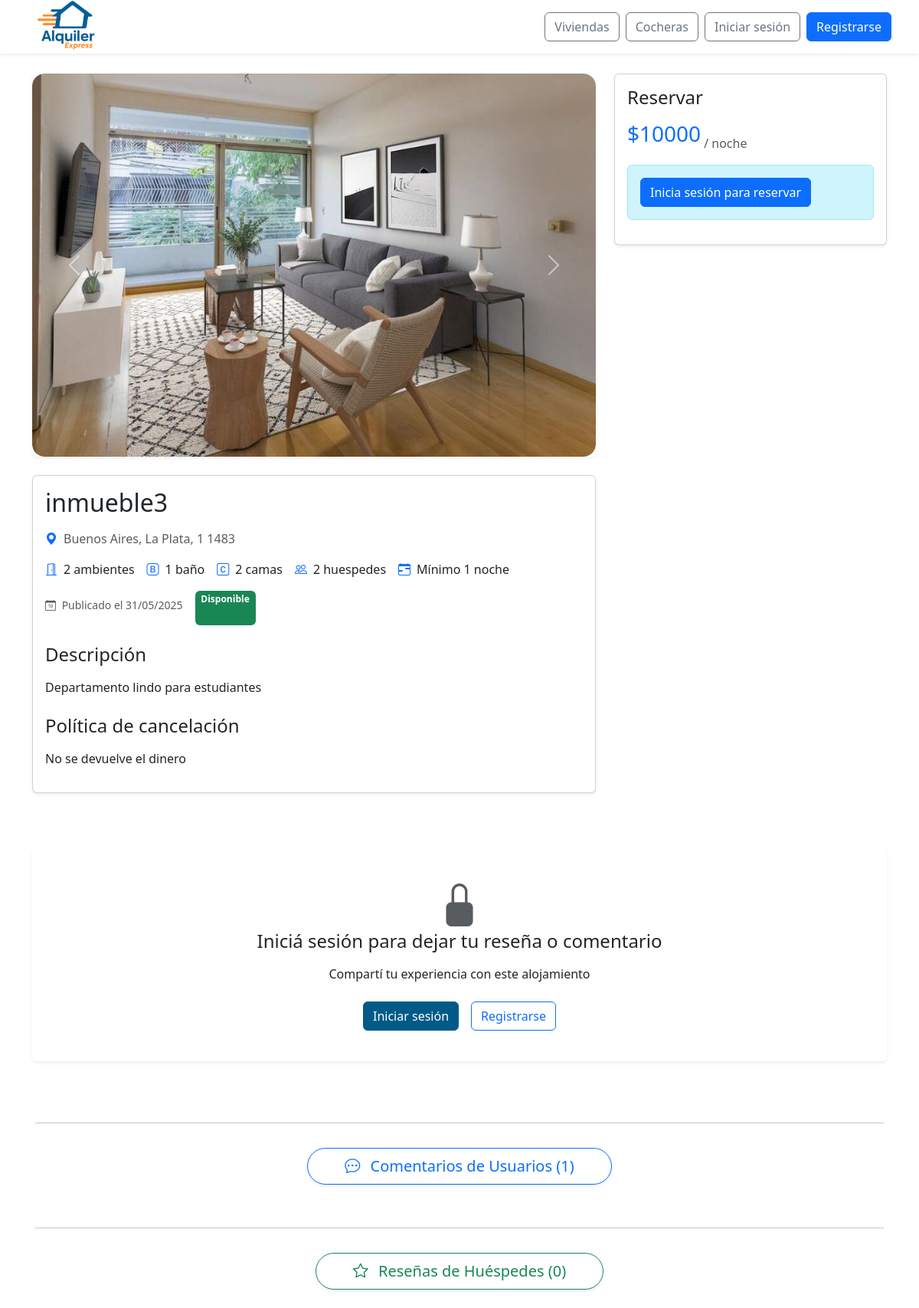
The page /buscar-inmuebles/3/ on the database its author committed.
### web/models.py (models this page shows, shortened)
class InmuebleImagen(models.Model):
    id_imagen = models.AutoField(primary_key=True)
    inmueble = models.ForeignKey(Inmueble, related_name='imagenes', on_delete=models.CASCADE)
    imagen = models.ImageField(upload_to='inmuebles/')
    descripcion = models.CharField(max_length=255, blank=True)

class Inmueble(models.Model):
    id_inmueble = models.AutoField(primary_key=True)
    nombre = models.CharField(max_length=100, unique=True)
    direccion = models.TextField()
    provincia = models.ForeignKey(Provincia, on_delete=models.SET_NULL, null=True)
    ciudad = models.ForeignKey(Ciudad, on_delete=models.SET_NULL, null=True)
    descripcion = models.TextField()
    cantidad_banios = models.IntegerField()
    cantidad_ambientes = models.IntegerField()
    cantidad_camas = models.IntegerField()
    cantidad_huespedes = models.IntegerField()
    precio_por_dia = models.DecimalField(max_digits=10, decimal_places=2)
    politica_cancelacion = models.TextField()
    fecha_publicacion = models.DateField()
    cochera = models.ForeignKey(Cochera, null=True, blank=True, on_delete=models.SET_NULL)
    estado = models.ForeignKey(Estado, on_delete=models.SET_NULL, null=True)
    empleado = models.ForeignKey(Perfil, null=True, blank=True, on_delete=models.SET_NULL)
    minimo_dias_alquiler = models.PositiveIntegerField(default=1, verbose_name="Mínimo de días de alquiler")

class Provincia(models.Model):
    id = models.PositiveIntegerField(primary_key=True)  # para usar IDs específicos
    nombre = models.CharField(max_length=255, unique=True)

class Ciudad(models.Model):
    id = models.PositiveIntegerField(primary_key=True)  # para usar IDs específicos
    nombre = models.CharField(max_length=255)
    provincia = models.ForeignKey(Provincia, related_name='ciudades', on_delete=models.CASCADE)

class Estado(models.Model):
    id_estado = models.AutoField(primary_key=True)
    nombre = models.CharField(max_length=100)

### web/views/viewsDetalles.py (the view, shortened to what this page needs)
# urls.py: path('buscar-inmuebles/<int:id_inmueble>/', viewsDetalles.detalle_inmueble, name='detalle_inmueble'),
def detalle_inmueble(request, id_inmueble):
    inmueble = get_object_or_404(
        Inmueble.objects.select_related('estado'),
        id_inmueble=id_inmueble
    )
    resenias = Resenia.objects.filter(inmueble=inmueble)
    comentarios = Comentario.objects.filter(inmueble=inmueble).order_by('-fecha_creacion')
    reservas_ocupadas_total = Reserva.objects.filter(inmueble=inmueble, estado__nombre__in=['Confirmada', 'Pagada', 'Aprobada','Finalizada'])
    historial = InmuebleEstado.objects.filter(inmueble=inmueble).order_by('-fecha_inicio')
    es_usuario = request.user.is_authenticated and request.user.groups.filter(name="cliente").exists()
    is_cliente_var = is_cliente(request.user)
    is_admin_or_empleado_var = is_admin_or_empleado(request.user)
    is_admin_var = is_admin(request.user)
    usuario_resenia = None
    if request.user.is_authenticated:
        perfil = getattr(request.user, "perfil", None)
        if perfil:
            usuario_resenia = Resenia.objects.filter(inmueble=inmueble, usuario=perfil).first()
    fechas_ocupadas = []
    for reserva in reservas_ocupadas_total:
        current = reserva.fecha_inicio
        while current <= reserva.fecha_fin:
            fechas_ocupadas.append(current.strftime('%Y-%m-%d'))
            current += timedelta(days=1)
    fechas_ocupadas_propias = []
    comentario_form = ComentarioForm()
    respuesta_form = RespuestaComentarioForm()
    resenia_form = ReseniaForm()
    respuestas_dict = {
        r.comentario.id_comentario: r for r in RespuestaComentario.objects.filter(comentario__in=comentarios)
    }
    puede_reseñar = False
    datos_cliente = None
    hoy = timezone.now().date()
    mantenimiento_activo = (
        InmuebleEstado.objects
        .filter(
            inmueble=inmueble,
            estado__nombre="En Mantenimiento",
            fecha_inicio__lte=hoy,
            fecha_fin__gte=hoy
        )
        .order_by('-fecha_fin')
        .first()
    )
    fecha_fin_mantenimiento_var = None
    razon_mantenimiento = None  # Agregar esta línea
    if mantenimiento_activo and mantenimiento_activo.fecha_fin:
        fecha_fin_mantenimiento_var = mantenimiento_activo.fecha_fin
        razon_mantenimiento = mantenimiento_activo.descripcion  # Agregar esta línea
    return render(request, 'detalle/detalle_inmueble.html', {
        'inmueble': inmueble,
        'resenias': resenias,
        'comentarios': comentarios,
        'comentario_form': comentario_form,
        'respuesta_form': respuesta_form,
        'resenia_form': resenia_form,
        'historial': historial,
        'usuario_resenia': usuario_resenia,
        'respuestas': respuestas_dict,
        'fechas_ocupadas': fechas_ocupadas,
        'fechas_ocupadas_propias': fechas_ocupadas_propias,
        'es_usuario': es_usuario,
        'is_admin_or_empleado': is_admin_or_empleado_var,
        'is_admin': is_admin_var,
        'is_cliente': is_cliente_var,
        'puede_reseñar': puede_reseñar,
        'datos_cliente': datos_cliente,
        'fecha_fin_mantenimiento': fecha_fin_mantenimiento_var,
        'razon_mantenimiento': razon_mantenimiento,
    })

### web/context_processors.py (called while the page is built, shortened)
def notifications(request):
    return {}

def is_client_context(request):
    return {'is_client': is_client(request.user)}

### web/templatetags/dict_extras.py (called while the page is built)
@register.filter
def dictkey(d, key):
    return d.get(key)

### web/utils.py (called while the page is built)
def is_client(user):
    return user.is_authenticated and user.groups.filter(name="cliente").exists()

def is_admin(user):
    return user.is_authenticated and user.is_staff

def is_admin_or_empleado(user):
    return user.is_authenticated and (user.is_staff or user.groups.filter(name="empleado").exists())

def is_cliente(user):
    return user.is_authenticated and user.groups.filter(name="cliente").exists()

### web/templates/detalle/detalle_inmueble.html (shortened to what this page needs)
{% extends 'detalle/detalle_base.html' %}
{% load static %}
{% block content %}
  {% with objeto=inmueble tipo="inmueble" imagen_default="img/default-property-large.jpg" %}
    {{ block.super }}
  {% endwith %}
{% endblock %}
{% block detalles_especificos %}
  <div class="d-flex align-items-center">
    <i class="bi bi-door-open text-primary me-2"></i>
    <span>{{ objeto.cantidad_ambientes }} ambientes</span>
  </div>
  <div class="d-flex align-items-center">
    <i class="bi bi-bootstrap text-primary me-2"></i>
    <span>{{ objeto.cantidad_banios }} baño{{ objeto.cantidad_banios|pluralize }}</span>
  </div>
  <div class="d-flex align-items-center">
    <i class="bi bi-c-square text-primary me-2"></i>
    <span>{{ objeto.cantidad_camas }} cama{{ objeto.cantidad_camas|pluralize }}</span>
  </div>
  <div class="d-flex align-items-center">
    <i class="bi bi-people text-primary me-2"></i>
    <span>{{ objeto.cantidad_huespedes }} huesped{{ objeto.cantidad_huespedes|pluralize:"es" }}</span>
  </div>
  <div class="d-flex align-items-center">
    <i class="bi bi-calendar-range text-primary me-2"></i>
    <span>Mínimo {{ objeto.minimo_dias_alquiler }} noche{{ objeto.minimo_dias_alquiler|pluralize }}</span>
  </div>
{% endblock %}

### web/templates/detalle/detalle_base.html (shortened to what this page needs)
{% extends 'base/base.html' %}
{% load static %}
{% load user_groups %}
{% load dict_extras %}
{% block extra_css %}
  <link rel="stylesheet" href="{% static 'css/detalle.css' %}">
  <link rel="stylesheet" href="https://cdn.jsdelivr.net/npm/flatpickr/dist/flatpickr.min.css">
{% endblock %}
{% block content %}
<main class="container mt-5 pt-5">
  <div id="detalle-{{ tipo }}" class="row">
    <div class="col-lg-8">
      <div id="{{ tipo }}Carousel" class="carousel slide mb-4 shadow-sm rounded" data-bs-ride="carousel">
        <div class="carousel-inner rounded">
          {% for imagen in objeto.imagenes.all %}
            <div class="carousel-item {% if forloop.first %}active{% endif %}">
              <img src="{{ imagen.imagen.url }}" class="d-block w-100 img-carrusel-{{ tipo }}" alt="{{ objeto.nombre }}">
            </div>
          {% empty %}
            <div class="carousel-item active">
              <img src="{% static imagen_default %}" class="d-block w-100 img-carrusel-{{ tipo }}" alt="Imagen por defecto">
            </div>
          {% endfor %}
        </div>
        {% if objeto.imagenes.count > 1 %}
          <button class="carousel-control-prev" type="button" data-bs-target="#{{ tipo }}Carousel" data-bs-slide="prev">
            <span class="carousel-control-prev-icon" aria-hidden="true"></span>
          </button>
          <button class="carousel-control-next" type="button" data-bs-target="#{{ tipo }}Carousel" data-bs-slide="next">
            <span class="carousel-control-next-icon" aria-hidden="true"></span>
          </button>
        {% endif %}
      </div>
      <div class="card mb-4 shadow-sm">
        <div class="card-body">
          <h1 class="h2 mb-3">{{ objeto.nombre }}</h1>
          <div class="d-flex align-items-center mb-3">
            <i class="bi bi-geo-alt-fill text-primary me-2"></i>
            <span class="text-muted">
              {{ objeto.provincia.nombre }}, {{ objeto.ciudad.nombre }}, {{ objeto.direccion }}
            </span>
          </div>
          <div class="d-flex flex-wrap gap-3 mb-4">
            {% block detalles_especificos %}{% endblock %}
            <p class="text-muted small mt-2">
              <i class="bi bi-calendar-date me-1"></i>
              Publicado el {{ objeto.fecha_publicacion|date:"d/m/Y" }}
            </p>
            {% if objeto.estado %}
            <span class="badge bg-{% if objeto.estado.nombre == 'Disponible' %}success{% else %}warning{% endif %}">
              {{ objeto.estado.nombre }}
            </span>
            {% endif %}
          </div>
          <h3 class="h4 mb-3">Descripción</h3>
          <p class="mb-4">{{ objeto.descripcion }}</p>
          <h3 class="h4 mb-3">Política de cancelación</h3>
          <p>{{ objeto.politica_cancelacion }}</p>
        </div>
      </div>
    </div>
    <div class="col-lg-4">
      <div class="card shadow-sm sticky-top" style="top: 20px;">
        <div class="card-body">
          {% if is_admin_or_empleado %}
            <h3 class="h4 mb-3">Gestión del {{ tipo|title }}</h3>
          {% else %}
            <h3 class="h4 mb-3">Reservar</h3>
          {% endif %}
          <div class="d-flex align-items-end mb-3">
            <span class="h3 text-primary">${{ objeto.precio_por_dia|floatformat:"0" }}</span>
            <span class="text-muted ms-1">/ {% if tipo == 'cochera' %}hora{% else %}noche{% endif %}</span>
          </div>
          {% if objeto.estado.nombre == 'En Mantenimiento' %}
            <div class="alert alert-warning">
              <i class="bi bi-exclamation-triangle-fill me-2"></i>
              <strong>{% if is_admin_or_empleado %}Actualmente en mantenimiento{% else %}No disponible temporalmente{% endif %}</strong>
              <p class="mb-0">{% if is_admin_or_empleado %}Hasta{% else %}Estamos realizando tareas de mantenimiento hasta{% endif %} el {{ fecha_fin_mantenimiento|date:"d/m/Y" }}.</p>
              {% if razon_mantenimiento %}
                <p class="mb-0 mt-1"><small>Motivo: {{ razon_mantenimiento }}</small></p>
              {% endif %}
              {% if not is_admin_or_empleado %}
                <p class="mb-0 mt-2">Disculpe las molestias.</p>
              {% endif %}
            </div>
          {% elif not is_admin_or_empleado %}
            {% if not user.is_authenticated %}
              <div class="alert alert-info">
                <a href="{% url 'login' %}" class="btn btn-primary">Inicia sesión para reservar</a>
              </div>
            {% elif not user.is_active %}
              <div class="alert alert-warning">
                <i class="bi bi-exclamation-triangle-fill me-2"></i>
                <strong>Cuenta bloqueada</strong>
                <p class="mb-0">Tu cuenta está temporalmente bloqueada. No puedes realizar reservas, comentarios y reseñas.</p>
              </div>
            {% else %}
              {% block formulario_reserva %}{% endblock %}
            {% endif %}
          {% endif %}
        </div>
      </div>
    </div>
  </div>
</main>
{% include 'detalle/_cartelAutenticarse.html' %}
{% include 'detalle/_comentarios.html' %}
{% include 'detalle/_resenias.html' %}
{% endblock %}

### web/static/css/global.css (style rules this page uses)
:root { --color-azul-alquiler: #005A87; --color-azul-hover: #004466; --color-azul-active: #003347; --color-azul-focus-shadow: rgba(0, 90, 135, 0.25); --color-naranja-alquiler: #F26A1B; --color-naranja-hover: #d85b17; --color-naranja-active: #b84e14; --color-naranja-focus-shadow: rgba(242, 106, 27, 0.25); }

### web/static/css/detalle.css (style rules this page uses)
.carousel-inner, .carousel-item { width: 100%; height: 500px; border-radius: 1rem !important; overflow: hidden !important; background: #eee !important; }
.img-carrusel-inmueble { width: 100% !important; height: 100% !important; object-fit: cover !important; border-radius: 0 !important; display: block !important; background: #eee !important; }

### web/templates/detalle/detalle_inmueble.html (style rules this page uses)
.img-carrusel-inmueble { height: 500px; object-fit: cover; }

### rows shown on the page
InmuebleImagen: imagen (picture)
Inmueble: nombre "inmueble3", provincia.nombre "Buenos Aires", ciudad.nombre "La Plata", direccion "1 1483", cantidad_ambientes "2", cantidad_banios "1", cantidad_camas "2", cantidad_huespedes "2", minimo_dias_alquiler "1", fecha_publicacion "31/05/2025", estado.nombre "Disponible", descripcion "Departamento lindo para estudiantes", politica_cancelacion "No se devuelve el dinero", precio_por_dia "10000"

### other values the page prints
{{ comentarios.count }} "1"
{{ resenias.count }} "0"
